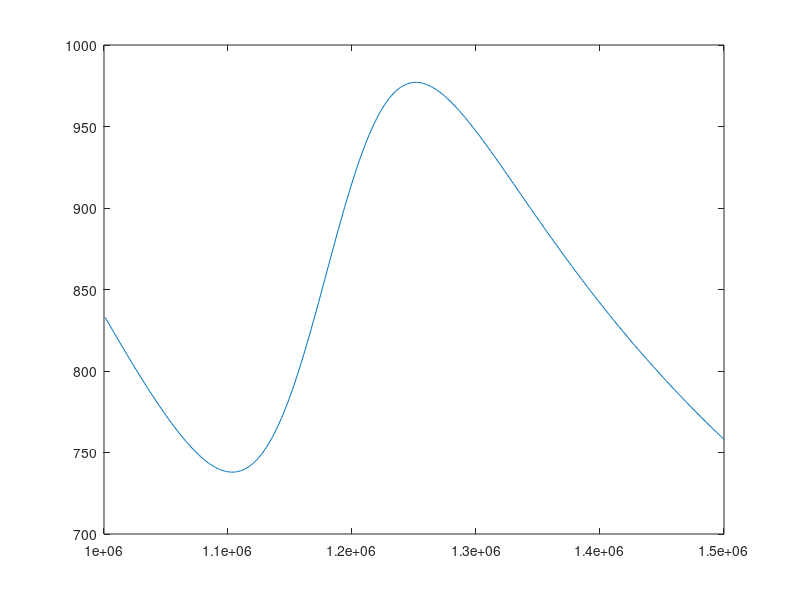
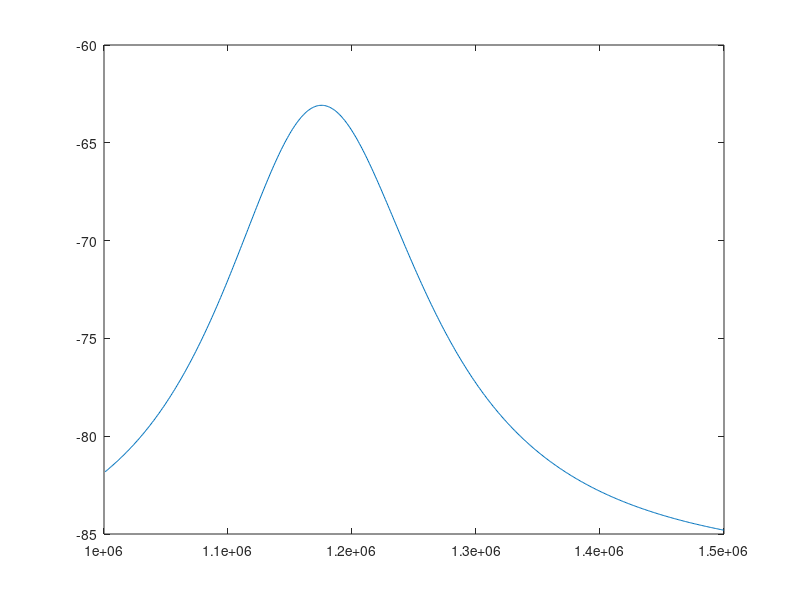

The MATLAB source for these figures, in order:
clear all
epl33s=1.67e-9
tan_ct_e=0.0473
k_t=0.29
tan_ct_k= - 0.01
c33_D=3.252e+10
tan_ct_c=0.167
t=1.1e-3
rou=4750
tan_ct_m=tan_ct_c
A=10e-3^2
%%%%%%%%%%%%%%%%%%%%%%%%%%%%%%%%%%%%%%%%%%%%%%%%%%%%%%%%%%%%%%%%%%%%%%%%
for i=1:500
    ff(i)=1e+6+ i*1000 ;   % 1M Hz
    f=1e+6+ i*1000;
M=pi*f*t * sqrt(rou/c33_D) *(1- 3* tan_ct_m^2 /8);

N=  (pi*f*t *tan_ct_m/2)* sqrt(rou/c33_D) *(1- 5* tan_ct_m^2 /16);

T= (tanh(N)* sec(M)^2*(1-tan_ct_k^2) - 2* tan_ct_k* tan(M) *sech(N)^2) *(M - N* tan_ct_e);


U= ( tan(M)* sech(N)^2*(1-tan_ct_k^2) + 2* tan_ct_k*tanh(N)* sec(M)^2) *(N + M* tan_ct_e);

F=( tanh(N)* sec(M)^2*(1-tan_ct_k^2) - 2* tan_ct_k*tan(M)* sech(N)^2) *(N + M* tan_ct_e);

G=(tan(M)* sech(N)^2*(1-tan_ct_k^2) + 2* tan_ct_k* tanh(N) *sec(M)^2) *(M - N* tan_ct_e);

S= (M^2 + N^2)* (1+ tan_ct_e^2) * ( 1+ tan(M)^2 * tanh(N)^2);

R_f= t*tan_ct_e /(2*pi*f * epl33s *A *(1+ tan_ct_e^2)) + t * k_t^2 *(T-U)/(2*pi*f * epl33s *A * S);

X_f= - t /(2*pi*f * epl33s *A *(1+ tan_ct_e^2)) + t * k_t^2 *(F+G)/(2*pi*f * epl33s *A * S);

Z_f(i)= sqrt (R_f^2 + X_f^2 );

phase_f(i)= atan (X_f / R_f) * 180/pi;

end

figure(1)
plot(ff,Z_f)
figure(2)
plot(ff,phase_f)

